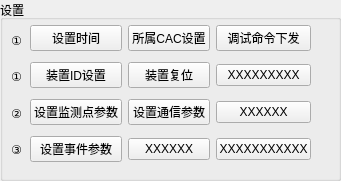
   <widget class="QGroupBox" name="groupBox_5">
    <property name="geometry">
     <rect>
      <x>810</x>
      <y>439</y>
      <width>341</width>
      <height>181</height>
     </rect>
    </property>
    <property name="title">
     <string>设置</string>
    </property>
    <widget class="QWidget" name="layoutWidget_2">
     <property name="geometry">
      <rect>
       <x>30</x>
       <y>20</y>
       <width>281</width>
       <height>151</height>
      </rect>
     </property>
     <layout class="QGridLayout" name="gridLayout_2">
      <item row="2" column="0">
       <widget class="QPushButton" name="pushButtonSetID">
        <property name="text">
         <string>装置ID设置</string>
        </property>
       </widget>
      </item>
      <item row="2" column="1">
       <widget class="QPushButton" name="pushButtonDeviceReset">
        <property name="text">
         <string>装置复位</string>
        </property>
       </widget>
      </item>
      <item row="2" column="2">
       <widget class="QPushButton" name="pushButton_17">
        <property name="text">
         <string>XXXXXXXXX</string>
        </property>
       </widget>
      </item>
      <item row="0" column="0">
       <widget class="QPushButton" name="pushButtonSetTime">
        <property name="text">
         <string>设置时间</string>
        </property>
       </widget>
      </item>
      <item row="7" column="2">
       <widget class="QPushButton" name="pushButton_26">
        <property name="text">
         <string>XXXXXXXXXXX</string>
        </property>
       </widget>
      </item>
      <item row="7" column="1">
       <widget class="QPushButton" name="pushButton_25">
        <property name="text">
         <string>XXXXXX</string>
        </property>
       </widget>
      </item>
      <item row="0" column="2">
       <widget class="QPushButton" name="pushButtonSendCMD">
        <property name="text">
         <string>调试命令下发</string>
        </property>
       </widget>
      </item>
      <item row="4" column="2">
       <widget class="QPushButton" name="pushButton_21">
        <property name="text">
         <string>XXXXXX</string>
        </property>
       </widget>
      </item>
      <item row="7" column="0">
       <widget class="QPushButton" name="pushButtonSetEventParam">
        <property name="text">
         <string>设置事件参数</string>
        </property>
       </widget>
      </item>
      <item row="0" column="1">
       <widget class="QPushButton" name="pushButtonSetCAC">
        <property name="text">
         <string>所属CAC设置</string>
        </property>
       </widget>
      </item>
      <item row="4" column="1">
       <widget class="QPushButton" name="pushButtonSetConParam">
        <property name="text">
         <string>设置通信参数</string>
        </property>
       </widget>
      </item>
      <item row="4" column="0">
       <widget class="QPushButton" name="pushButtonSetMeasureParam">
        <property name="text">
         <string>设置监测点参数</string>
        </property>
       </widget>
      </item>
     </layout>
    </widget>
    <widget class="QLabel" name="label_49">
     <property name="geometry">
      <rect>
       <x>11</x>
       <y>68</y>
       <width>21</width>
       <height>16</height>
      </rect>
     </property>
     <property name="text">
      <string>①</string>
     </property>
    </widget>
    <widget class="QLabel" name="label_50">
     <property name="geometry">
      <rect>
       <x>11</x>
       <y>32</y>
       <width>21</width>
       <height>16</height>
      </rect>
     </property>
     <property name="text">
      <string>①</string>
     </property>
    </widget>
    <widget class="QLabel" name="label_51">
     <property name="geometry">
      <rect>
       <x>11</x>
       <y>105</y>
       <width>21</width>
       <height>16</height>
      </rect>
     </property>
     <property name="text">
      <string>②</string>
     </property>
    </widget>
    <widget class="QLabel" name="label_52">
     <property name="geometry">
      <rect>
       <x>11</x>
       <y>141</y>
       <width>21</width>
       <height>16</height>
      </rect>
     </property>
     <property name="text">
      <string>③</string>
     </property>
    </widget>
   </widget>
